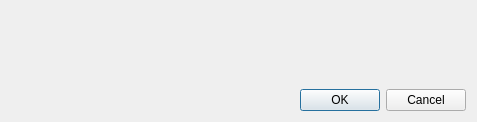
<?xml version="1.0" encoding="UTF-8"?>
<ui version="4.0">
 <class>AddRuleDialog</class>
 <widget class="QDialog" name="AddRuleDialog">
  <property name="geometry">
   <rect>
    <x>0</x>
    <y>0</y>
    <width>477</width>
    <height>122</height>
   </rect>
  </property>
  <property name="windowTitle">
   <string>Dialog</string>
  </property>
  <layout class="QVBoxLayout" name="verticalLayout">
   <item>
    <widget class="RuleWidget" name="widget" native="true"/>
   </item>
   <item>
    <widget class="QDialogButtonBox" name="buttonBox">
     <property name="orientation">
      <enum>Qt::Horizontal</enum>
     </property>
     <property name="standardButtons">
      <set>QDialogButtonBox::Cancel|QDialogButtonBox::Ok</set>
     </property>
    </widget>
   </item>
  </layout>
 </widget>
 <customwidgets>
  <customwidget>
   <class>RuleWidget</class>
   <extends>QWidget</extends>
   <header>rulewidget.h</header>
   <container>1</container>
  </customwidget>
 </customwidgets>
 <resources/>
 <connections>
  <connection>
   <sender>buttonBox</sender>
   <signal>accepted()</signal>
   <receiver>AddRuleDialog</receiver>
   <slot>accept()</slot>
   <hints>
    <hint type="sourcelabel">
     <x>248</x>
     <y>254</y>
    </hint>
    <hint type="destinationlabel">
     <x>157</x>
     <y>274</y>
    </hint>
   </hints>
  </connection>
  <connection>
   <sender>buttonBox</sender>
   <signal>rejected()</signal>
   <receiver>AddRuleDialog</receiver>
   <slot>reject()</slot>
   <hints>
    <hint type="sourcelabel">
     <x>316</x>
     <y>260</y>
    </hint>
    <hint type="destinationlabel">
     <x>286</x>
     <y>274</y>
    </hint>
   </hints>
  </connection>
 </connections>
</ui>
